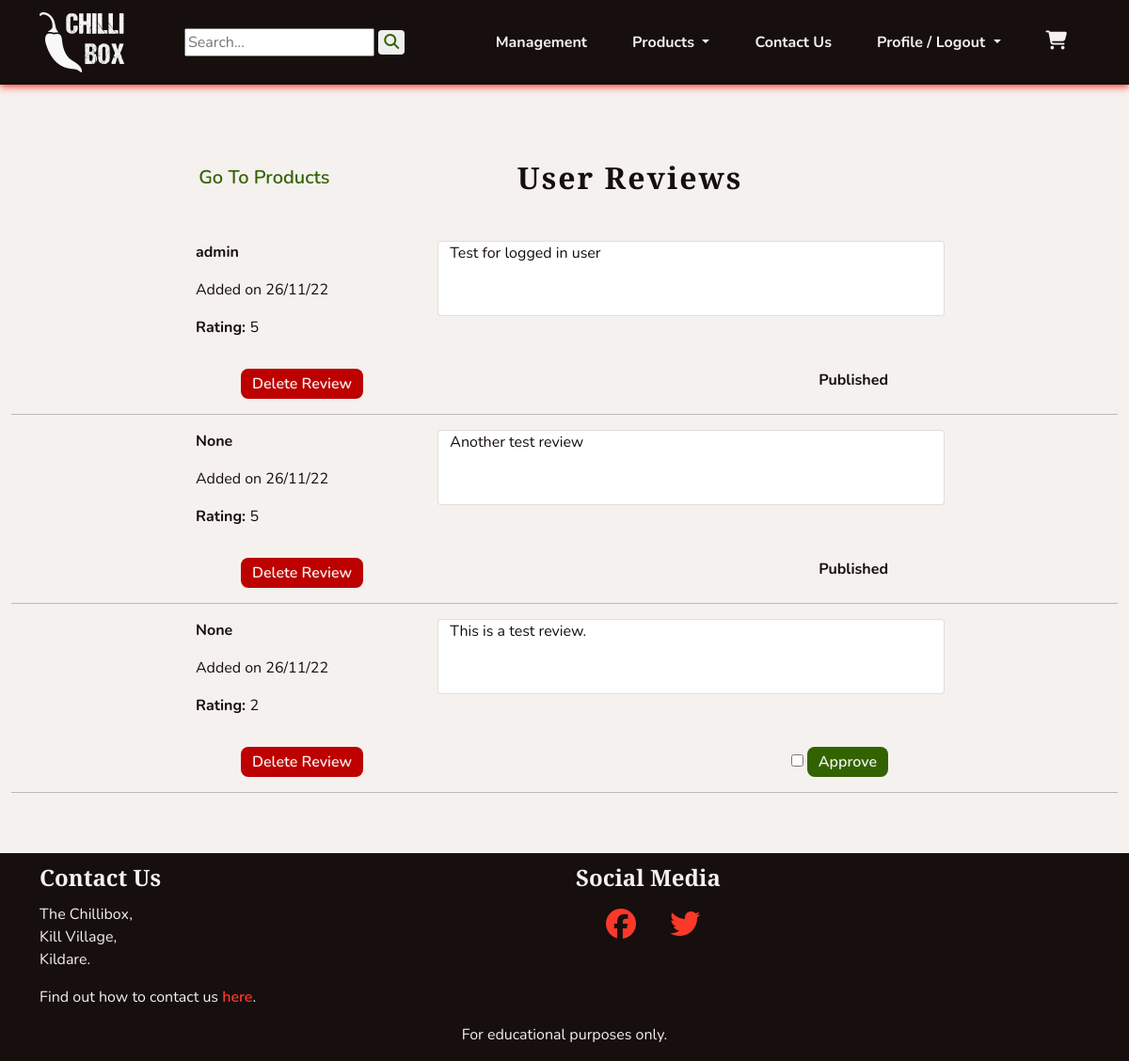
The app's page /management/user_reviews/ (signed in) with its own data.
### profiles/models.py (models this page shows, shortened)
class Reviews(models.Model):
    reviewer = models.ForeignKey(UserProfile, on_delete=models.SET_NULL,
                                 null=True, blank=True)
    product = models.ForeignKey(Product, on_delete=models.CASCADE,
                                related_name='reviews')
    content = models.TextField()
    rating = models.PositiveIntegerField()
    added_on = models.DateTimeField(auto_now_add=True)
    last_edited = models.DateField(auto_now=True)
    approved = models.BooleanField(default=False)

class UserProfile(models.Model):
    user = models.OneToOneField(User, on_delete=models.CASCADE)
    first_name = models.CharField(max_length=40, null=True, blank=True)
    last_name = models.CharField(max_length=80, null=True, blank=True)
    display_name = models.CharField(max_length=40, null=True, blank=True)
    phone_number = models.CharField(max_length=20, null=True, blank=True)
    street_address1 = models.CharField(max_length=80, null=True, blank=True)
    street_address2 = models.CharField(max_length=80, null=True, blank=True)
    town_or_city = models.CharField(max_length=40, null=True, blank=True)
    county = models.CharField(max_length=80, null=True, blank=True)
    country = CountryField(blank_label='Country', null=True, blank=True)
    postcode = models.CharField(max_length=20, null=True, blank=True)
    class Meta:
        verbose_name_plural = "User Profiles"
    def __str__(self):
        return self.display_name

### management/views.py (the view)
# urls.py: path('user_reviews/', views.ReviewDashboard.as_view(),
class ReviewDashboard(StaffRequiredMixin, View):
    def get(self, request):
        reviews = Reviews.objects.all().order_by('-added_on')
        template_name = 'management/user_reviews.html'
        context = {
            'reviews': reviews,
        }
        return render(request, template_name, context)

### cart/contexts.py (called while the page is built, shortened)
def cart_contents(request):
    cart_items = []
    total = 0
    product_count = 0
    cart = request.session.get('cart', {})
    if total < settings.FREE_DELIVERY_THRESHOLD:
        delivery = Decimal(settings.STANDARD_DELIVERY_COST)
        free_delivery_delta = settings.FREE_DELIVERY_THRESHOLD - total
    else:
        delivery = 0
        free_delivery_delta = 0
    grand_total = delivery + total
    context = {
        'cart_items': cart_items,
        'total': total,
        'product_count': product_count,
        'delivery': delivery,
        'free_delivery_delta': free_delivery_delta,
        'free_delivery_threshold': settings.FREE_DELIVERY_THRESHOLD,
        'grand_total': grand_total,
    }
    return context

### management/mixins.py (called while the page is built)
    def test_func(self):
        return self.request.user.is_staff

### management/templates/management/user_reviews.html (shortened to what this page needs)
{% extends 'base.html' %}
{% block content %}
<section class="col">
    <div class="d-flex justify-content-evenly align-items-center">
        <div>
            <a class="chilli-link big" href="{% url 'management:dashboard' %}">Go To Products</a>
        </div>
        <div>
            <h1 class="headings">User Reviews</h1>
        </div>
    </div>
    <div>
        {% for review in reviews %}
        <div class="col-8 mx-auto my-3">
            <div class="row">
                <div class="col-sm-4">
                    <p><strong>{{ review.reviewer }}</strong></p>
                    <p>Added on {{ review.added_on|date:'d/m/y' }}</p>
                </div>
                <div class="card col-sm-8">
                    {{ review.content }}
                </div>
                <div>
                    <p><strong>Rating: </strong>{{ review.rating }}</p>
                </div>
            </div>
            <div class="d-flex flex-row justify-content-between my-3 mx-5">
                <a class="chilli-btn chilli-dngr" href="{% url 'management:remove_review' review.pk %}">Delete Review</a>
                {% if review.approved %}
                <span><strong>Published</strong></span>
                {% else %}
                <form action="{% url 'management:approve_review' review.pk %}" method="POST">
                    <input type="checkbox">
                    <button type="submit" class="chilli-btn chilli-go">Approve</button>
                </form>
                {% endif %}
            </div>
        </div>
        <hr>
        {% endfor %}
    </div>
</section>
{% endblock %}

### static/css/style.css (style rules this page uses)
:root { --site-white: #f5f1ee; --site-black: #160f0e; --site-grey: #6b6363; --site-red: #fc382a; --site-dark-red:#bd0000; --site-green: #568729; --site-dark-green: #326300; --site-text-bg: rgba(49, 99, 0, 0.2); --site-car-bg: rgba(245, 241, 238, 0.61); }
html { height: 100%; }
section { max-width: 2550px; }
body { font-family: "Nunito", sans-serif; color: var(--site-black); font-size: 1rem; background: var(--site-white); }
h1, h2, h3, h4 { font-family: "Merriweather Sans", "Nunito", sans-serif; font-weight: 900; margin-top: 0.5em; margin-bottom: 0.5em; }
.headings { font-size: 2rem; letter-spacing: 2px; margin: 1em 0; }
.big { font-size: 1.25rem; }
button { border: none; }
a { text-decoration: none; }
.chilli-link { font-weight: 600; color: var(--site-dark-green); transition: all 0.2s linear; }
.chilli-btn { padding: 0.25em 0.75em; font-weight: 600; color: var(--site-white); background-color: var(--site-black); border-radius: 8px; transition: all 0.2s linear; }
.chilli-dngr { background-color: var(--site-dark-red); }
.chilli-go { background-color: var(--site-dark-green); }

### records on screen
Reviews: reviewer "admin", added_on "26/11/22", content "Test for logged in user", rating "5", approved "Published"
Reviews: reviewer "None", added_on "26/11/22", content "Another test review", rating "5", approved "Published"
Reviews: reviewer "None", added_on "26/11/22", content "This is a test review.", rating "2"
